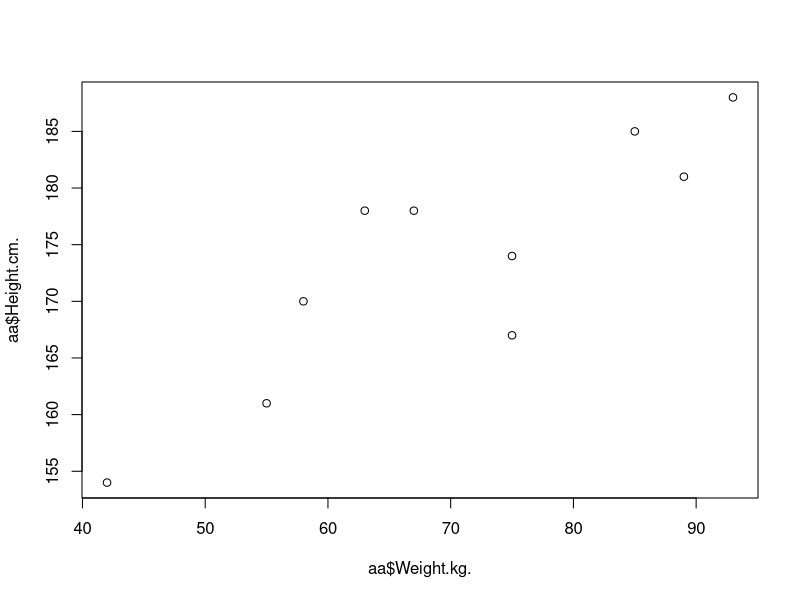

This figure's R source:
## ---- chunk 1
4+5
## ---- chunk 2
x <- 4:5
sum(x)
## ---- chunk 3
aa <- read.table("weight_height.txt",header=TRUE)
plot(aa$Weight.kg.,aa$Height.cm.)
